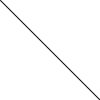
Frame 1 (no input)
Frame 60 (the mouse pressed at the canvas centre just before this capture): identical to frame 1, image omitted
Frame 120 (the mouse held since frame 60 and released just before this capture): identical to frame 1, image omitted

The Processing sketch that drew this single still picture (run headless with seeded random() and noise(); from frame 60 on, the mouse is pressed at the canvas centre):

// Processing sketch: bootstrap
// ── bootstrap.pde
void setup() {
  
}

void draw() {
  background(255);
  line(0, 0, 100,100);
}
